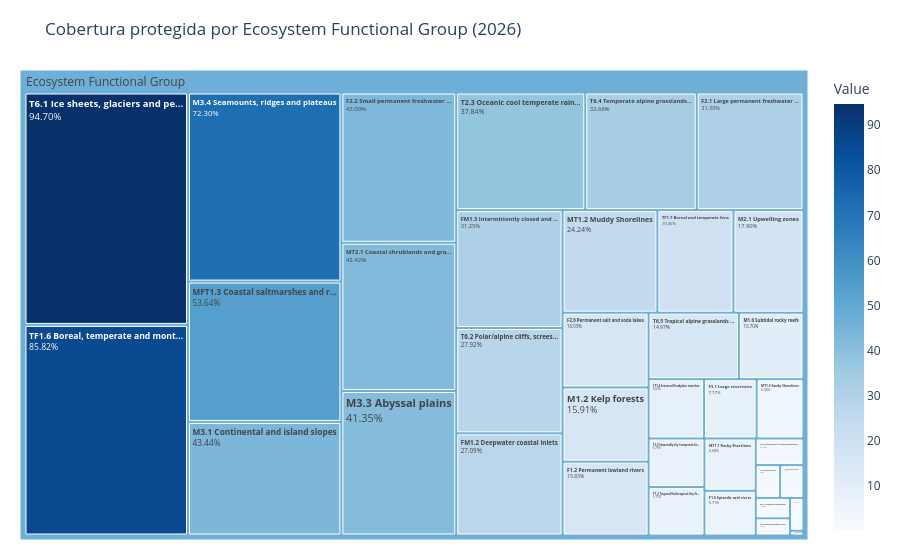

The code cell stored with this chart in its notebook:
### Code cell
import plotly.express as px
df_plot = scdb.copy()

# Normalizar columnas
df_plot["Value"] = pd.to_numeric(df_plot["Value"], errors="coerce")
df_plot["Unit"] = df_plot["Unit"].astype(str)
df_plot["Disaggregation type"] = df_plot["Disaggregation type"].astype(str)
df_plot["Disaggregation"] = df_plot["Disaggregation"].astype(str)

# Filtrar solo Ecosystem Functional Group con valores en porcentaje
df_efg = df_plot[
    (df_plot["Disaggregation type"].str.strip() == "Ecosystem Functional Group") &
    (df_plot["Unit"].str.strip().str.lower() == "percent")
].copy()

# Limpiar nulos
df_efg = df_efg.dropna(subset=["Value"])
df_efg = df_efg[df_efg["Disaggregation"].str.strip() != ""]

# Texto de porcentaje
df_efg["porcentaje_txt"] = df_efg["Value"].map(
    lambda x: f"{x:.2f}".replace(".", ",") + "%"
)

# Opcional: abreviar etiquetas largas dentro del treemap
def shorten_label(text, max_len=35):
    text = str(text)
    return text if len(text) <= max_len else text[:max_len-3] + "..."

df_efg["label_short"] = df_efg["Disaggregation"].apply(shorten_label)

# Año si existe
anio = ""
if "Year" in df_efg.columns and df_efg["Year"].notna().any():
    anio = int(df_efg["Year"].dropna().iloc[0])

fig = px.treemap(
    df_efg,
    path=[px.Constant("Ecosystem Functional Group"), "label_short"],
    values="Value",
    custom_data=["Disaggregation", "porcentaje_txt"],
    color="Value",
    color_continuous_scale="Blues"
)

fig.update_traces(
    textinfo="label+value",
    texttemplate="<b>%{label}</b><br>%{value:.2f}%",
    hovertemplate=(
        "<b>%{customdata[0]}</b><br>"
        "Porcentaje de cobertura: %{customdata[1]}"
        "<extra></extra>"
    )
)

fig.update_layout(
    title=f"Cobertura protegida por Ecosystem Functional Group {f'({anio})' if anio else ''}",
    margin=dict(t=70, l=20, r=20, b=20),
    paper_bgcolor="white"
)

fig.show()

### Figure 1 — Plotly figure (JSON) as saved in the notebook; plotly's stock layout.template omitted (floating-point values rounded to 4 significant figures)
{"data": [{"branchvalues": "total", "customdata": [["TF1.7 Boreal and temperate fens", "19,45%", 19.45], ["TF1.6 Boreal, temperate and montane peat bogs", "85,82%", 85.82], ["MFT1.3 Coastal saltmarshes and reedbeds", "53,64%", 53.64], ["F3.2 Constructed lacustrine wetlands", "0,16%", 0.16], ["TF1.5 Episodic arid floodplains", "0,00%", null], ["F1.6 Episodic arid rivers", "5,71%", 5.71], ["F2.9 Geothermal pools and wetlands", "0,00%", null], ["T5.5 Hyper-arid deserts", "1,10%", 1.1], ["T6.1 Ice sheets, glaciers and perennial snowfields", "94,70%", 94.7], ["FM1.3 Intermittently closed and open lakes and lagoons", "31,25%", 31.25], ["F2.1 Large permanent freshwater lakes", "31,30%", 31.3], ["F3.1 Large reservoirs", "7,77%", 7.77], ["MT1.2 Muddy Shorelines", "24,24%", 24.24], ["T2.3 Oceanic cool temperate rainforests", "37,84%", 37.84], ["F1.2 Permanent lowland rivers", "15,83%", 15.83], ["F2.6 Permanent salt and soda lakes", "16,03%", 16.03], ["T6.2 Polar/alpine cliffs, screes, outcrops and lava flows", "27,92%", 27.92], ["MT1.3 Sandy Shorelines", "(?)", 3.987], ["TF1.4 Seasonal floodplain marshes", "8,20%", 8.2], ["F2.3 Seasonal freshwater lakes", "1,47%", 1.47], ["T3.2 Seasonally dry temperate heath and shrublands", "6,76%", 6.76], ["T5.1 Semi-desert steppe", "2,00%", 2], ["F2.2 Small permanent freshwater lakes", "43,00%", 43], ["T5.2 Succulent or Thorny deserts and semi-deserts", "3,17%", 3.17], ["T6.4 Temperate alpine grasslands and shrublands", "32,68%", 32.68], ["T4.5 Temperate subhumid grasslands", "1,91%", 1.91], ["T6.5 Tropical alpine grasslands and herbfields", "14,97%", 14.97], ["T1.2 Tropical/Subtropical dry forests and thickets", "6,75%", 6.75], ["M3.3 Abyssal plains", "41,35%", 41.35], ["MT2.1 Coastal shrublands and grasslands", "42,42%", 42.42], ["M3.1 Continental and island slopes", "43,44%", 43.44], ["FM1.2 Deepwater coastal inlets", "27,09%", 27.09], ["M3.6 Hadal trenches and troughs", "0,00%", null], ["M1.2 Kelp forests", "15,91%", 15.91], ["MT1.1 Rocky Shorelines", "6,68%", 6.68], ["M3.4 Seamounts, ridges and plateaus", "72,30%", 72.3], ["M1.6 Subtidal rocky reefs", "10,70%", 10.7], ["M1.4 Subtidal sand beds", "1,75%", 1.75], ["M2.1 Upwelling zones", "17,90%", 17.9], ["(?)", "(?)", 46.95]], "domain": {"x": [0, 1], "y": [0, 1]}, "hovertemplate": "<b>%{customdata[0]}</b><br>Porcentaje de cobertura: %{customdata[1]}<extra></extra>", "ids": ["Ecosystem Functional Group/TF1.7 Boreal and temperate fens", "Ecosystem Functional Group/TF1.6 Boreal, temperate and mont...", "Ecosystem Functional Group/MFT1.3 Coastal saltmarshes and r...", "Ecosystem Functional Group/F3.2 Constructed lacustrine wetl...", "Ecosystem Functional Group/TF1.5 Episodic arid floodplains", "Ecosystem Functional Group/F1.6 Episodic arid rivers", "Ecosystem Functional Group/F2.9 Geothermal pools and wetlands", "Ecosystem Functional Group/T5.5 Hyper-arid deserts", "Ecosystem Functional Group/T6.1 Ice sheets, glaciers and pe...", "Ecosystem Functional Group/FM1.3 Intermittently closed and ...", "Ecosystem Functional Group/F2.1 Large permanent freshwater ...", "Ecosystem Functional Group/F3.1 Large reservoirs", "Ecosystem Functional Group/MT1.2 Muddy Shorelines", "Ecosystem Functional Group/T2.3 Oceanic cool temperate rain...", "Ecosystem Functional Group/F1.2 Permanent lowland rivers", "Ecosystem Functional Group/F2.6 Permanent salt and soda lakes", "Ecosystem Functional Group/T6.2 Polar/alpine cliffs, screes...", "Ecosystem Functional Group/MT1.3 Sandy Shorelines", "Ecosystem Functional Group/TF1.4 Seasonal floodplain marshes", "Ecosystem Functional Group/F2.3 Seasonal freshwater lakes", "Ecosystem Functional Group/T3.2 Seasonally dry temperate he...", "Ecosystem Functional Group/T5.1 Semi-desert steppe", "Ecosystem Functional Group/F2.2 Small permanent freshwater ...", "Ecosystem Functional Group/T5.2 Succulent or Thorny deserts...", "Ecosystem Functional Group/T6.4 Temperate alpine grasslands...", "Ecosystem Functional Group/T4.5 Temperate subhumid grasslands", "Ecosystem Functional Group/T6.5 Tropical alpine grasslands ...", "Ecosystem Functional Group/T1.2 Tropical/Subtropical dry fo...", "Ecosystem Functional Group/M3.3 Abyssal plains", "Ecosystem Functional Group/MT2.1 Coastal shrublands and gra...", "Ecosystem Functional Group/M3.1 Continental and island slopes", "Ecosystem Functional Group/FM1.2 Deepwater coastal inlets", "Ecosystem Functional Group/M3.6 Hadal trenches and troughs", "Ecosystem Functional Group/M1.2 Kelp forests", "Ecosystem Functional Group/MT1.1 Rocky Shorelines", "Ecosystem Functional Group/M3.4 Seamounts, ridges and plateaus", "Ecosystem Functional Group/M1.6 Subtidal rocky reefs", "Ecosystem Functional Group/M1.4 Subtidal sand beds", "Ecosystem Functional Group/M2.1 Upwelling zones", "Ecosystem Functional Group"], "labels": ["TF1.7 Boreal and temperate fens", "TF1.6 Boreal, temperate and mont...", "MFT1.3 Coastal saltmarshes and r...", "F3.2 Constructed lacustrine wetl...", "TF1.5 Episodic arid floodplains", "F1.6 Episodic arid rivers", "F2.9 Geothermal pools and wetlands", "T5.5 Hyper-arid deserts", "T6.1 Ice sheets, glaciers and pe...", "FM1.3 Intermittently closed and ...", "F2.1 Large permanent freshwater ...", "F3.1 Large reservoirs", "MT1.2 Muddy Shorelines", "T2.3 Oceanic cool temperate rain...", "F1.2 Permanent lowland rivers", "F2.6 Permanent salt and soda lakes", "T6.2 Polar/alpine cliffs, screes...", "MT1.3 Sandy Shorelines", "TF1.4 Seasonal floodplain marshes", "F2.3 Seasonal freshwater lakes", "T3.2 Seasonally dry temperate he...", "T5.1 Semi-desert steppe", "F2.2 Small permanent freshwater ...", "T5.2 Succulent or Thorny deserts...", "T6.4 Temperate alpine grasslands...", "T4.5 Temperate subhumid grasslands", "T6.5 Tropical alpine grasslands ...", "T1.2 Tropical/Subtropical dry fo...", "M3.3 Abyssal plains", "MT2.1 Coastal shrublands and gra...", "M3.1 Continental and island slopes", "FM1.2 Deepwater coastal inlets", "M3.6 Hadal trenches and troughs", "M1.2 Kelp forests", "MT1.1 Rocky Shorelines", "M3.4 Seamounts, ridges and plateaus", "M1.6 Subtidal rocky reefs", "M1.4 Subtidal sand beds", "M2.1 Upwelling zones", "Ecosystem Functional Group"], "marker": {"coloraxis": "coloraxis", "colors": [19.45, 85.82, 53.64, 0.16, NaN, 5.71, NaN, 1.1, 94.7, 31.25, 31.3, 7.77, 24.24, 37.84, 15.83, 16.03, 27.92, 3.987, 8.2, 1.47, 6.76, 2.0, 43.0, 3.17, 32.68, 1.91, 14.97, 6.75, 41.35, 42.42, 43.44, 27.09, NaN, 15.91, 6.68, 72.3, 10.7, 1.75, 17.9, 46.95]}, "name": "", "parents": ["Ecosystem Functional Group", "Ecosystem Functional Group", "Ecosystem Functional Group", "Ecosystem Functional Group", "Ecosystem Functional Group", "Ecosystem Functional Group", "Ecosystem Functional Group", "Ecosystem Functional Group", "Ecosystem Functional Group", "Ecosystem Functional Group", "Ecosystem Functional Group", "Ecosystem Functional Group", "Ecosystem Functional Group", "Ecosystem Functional Group", "Ecosystem Functional Group", "Ecosystem Functional Group", "Ecosystem Functional Group", "Ecosystem Functional Group", "Ecosystem Functional Group", "Ecosystem Functional Group", "Ecosystem Functional Group", "Ecosystem Functional Group", "Ecosystem Functional Group", "Ecosystem Functional Group", "Ecosystem Functional Group", "Ecosystem Functional Group", "Ecosystem Functional Group", "Ecosystem Functional Group", "Ecosystem Functional Group", "Ecosystem Functional Group", "Ecosystem Functional Group", "Ecosystem Functional Group", "Ecosystem Functional Group", "Ecosystem Functional Group", "Ecosystem Functional Group", "Ecosystem Functional Group", "Ecosystem Functional Group", "Ecosystem Functional Group", "Ecosystem Functional Group", ""], "textinfo": "label+value", "texttemplate": "<b>%{label}</b><br>%{value:.2f}%", "type": "treemap", "values": [19.45, 85.82, 53.64, 0.16, 0.0, 5.71, 0.0, 1.1, 94.7, 31.25, 31.3, 7.77, 24.24, 37.84, 15.83, 16.03, 27.92, 6.93, 8.2, 1.47, 6.76, 2.0, 43.0, 3.17, 32.68, 1.91, 14.97, 6.75, 41.35, 42.42, 43.44, 27.09, 0.0, 15.91, 6.68, 72.3, 10.7, 1.75, 17.9, 860.1]}], "layout": {"autosize": true, "coloraxis": {"colorbar": {"title": {"text": "Value"}}, "colorscale": [[0, "rgb(247,251,255)"], [0.125, "rgb(222,235,247)"], [0.25, "rgb(198,219,239)"], [0.375, "rgb(158,202,225)"], [0.5, "rgb(107,174,214)"], [0.625, "rgb(66,146,198)"], [0.75, "rgb(33,113,181)"], [0.875, "rgb(8,81,156)"], [1, "rgb(8,48,107)"]]}, "legend": {"tracegroupgap": 0}, "margin": {"b": 20, "l": 20, "r": 20, "t": 70}, "paper_bgcolor": "white", "title": {"text": "Cobertura protegida por Ecosystem Functional Group (2026)"}}}
